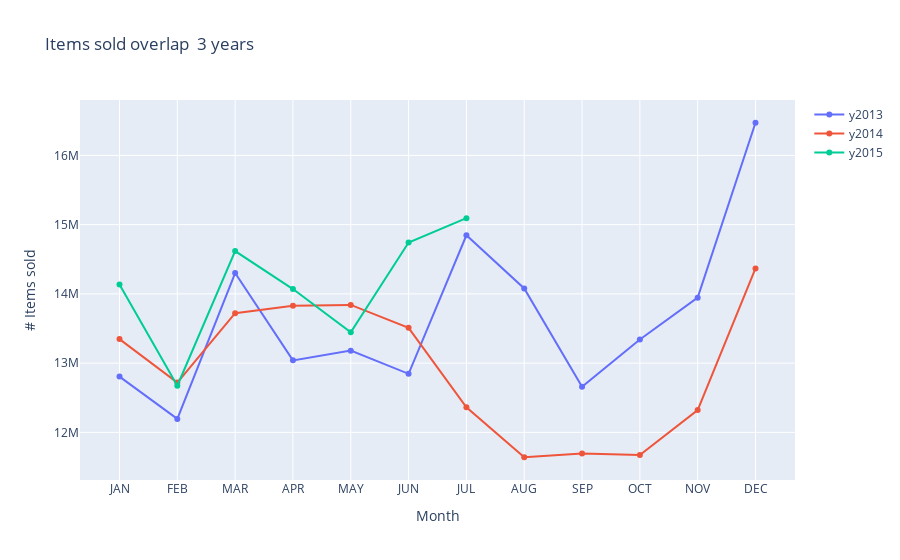

Notebook code for this chart:
### Code cell
Months = ['JAN', 'FEB', 'MAR', 'APR', 'MAY', 'JUN', 'JUL','AUG', 'SEP', 'OCT', 'NOV', 'DEC']
def plot_3years_items(df1,df2,df3):
    hover = "%{y:#,.2f}" 
    fig = go.Figure()
    fig.add_trace(go.Scatter(x = Months,    y = df1['total_items']  , name = "y2013",  hovertemplate="Month: %{x} <br>" + f"{'#items'}: {hover}" ))
    fig.add_trace(go.Scatter(x = Months,    y = df2['total_items']  , name = "y2014",  hovertemplate="Month: %{x} <br>" + f"{'#items'}: {hover}" ))
    fig.add_trace(go.Scatter(x = Months,    y = df3['total_items']  , name = "y2015",  hovertemplate="Month: %{x} <br>" + f"{'#items'}: {hover}" ))
    # fig.add_trace(go.Scatter(x =important_dates,
    #                      y = [0,0,0,0] , 
    #                      marker = {"color":["MidnightBlue", "IndianRed", "MediumPurple","Orange"], "line":{"width":1}, "size":8},
    #                      mode = "markers+text",
    #                      name = 'events',
    #                      #showlegend = False,
    #                      text = ocasion, 
    #                      textposition = "top center"))

    fig.update_layout(xaxis_title = "Month",
                  yaxis_title = '# Items sold',
                  title = "Items sold overlap  3 years",
                  height = 400,
                  hovermode = "x"   )

    fig.show()

plot_3years_items(shifted_2013,shifted_2014,monthly_y2015)

### Figure 1 — Plotly figure (JSON) as saved in the notebook; plotly's stock layout.template omitted (floating-point values rounded to 4 significant figures)
{"data": [{"hovertemplate": "Month: %{x} <br>#items: %{y:#,.2f}", "name": "y2013", "type": "scatter", "x": ["JAN", "FEB", "MAR", "APR", "MAY", "JUN", "JUL", "AUG", "SEP", "OCT", "NOV", "DEC"], "y": [12810000.0, 12190000.0, 14300000.0, 13040000.0, 13180000.0, 12850000.0, 14850000.0, 14080000.0, 12660000.0, 13340000.0, 13950000.0, 16470000.0]}, {"hovertemplate": "Month: %{x} <br>#items: %{y:#,.2f}", "name": "y2014", "type": "scatter", "x": ["JAN", "FEB", "MAR", "APR", "MAY", "JUN", "JUL", "AUG", "SEP", "OCT", "NOV", "DEC"], "y": [13350000.0, 12720000.0, 13720000.0, 13830000.0, 13840000.0, 13510000.0, 12360000.0, 11640000.0, 11700000.0, 11670000.0, 12320000.0, 14370000.0]}, {"hovertemplate": "Month: %{x} <br>#items: %{y:#,.2f}", "name": "y2015", "type": "scatter", "x": ["JAN", "FEB", "MAR", "APR", "MAY", "JUN", "JUL", "AUG", "SEP", "OCT", "NOV", "DEC"], "y": [14140000.0, 12670000.0, 14620000.0, 14070000.0, 13450000.0, 14740000.0, 15090000.0]}], "layout": {"autosize": true, "hovermode": "x", "title": {"text": "Items sold overlap  3 years"}, "xaxis": {"autorange": true, "range": [-0.6594, 11.66], "title": {"text": "Month"}, "type": "category"}, "yaxis": {"autorange": true, "range": [11270000.0, 16850000.0], "title": {"text": "# Items sold"}, "type": "linear"}}}
